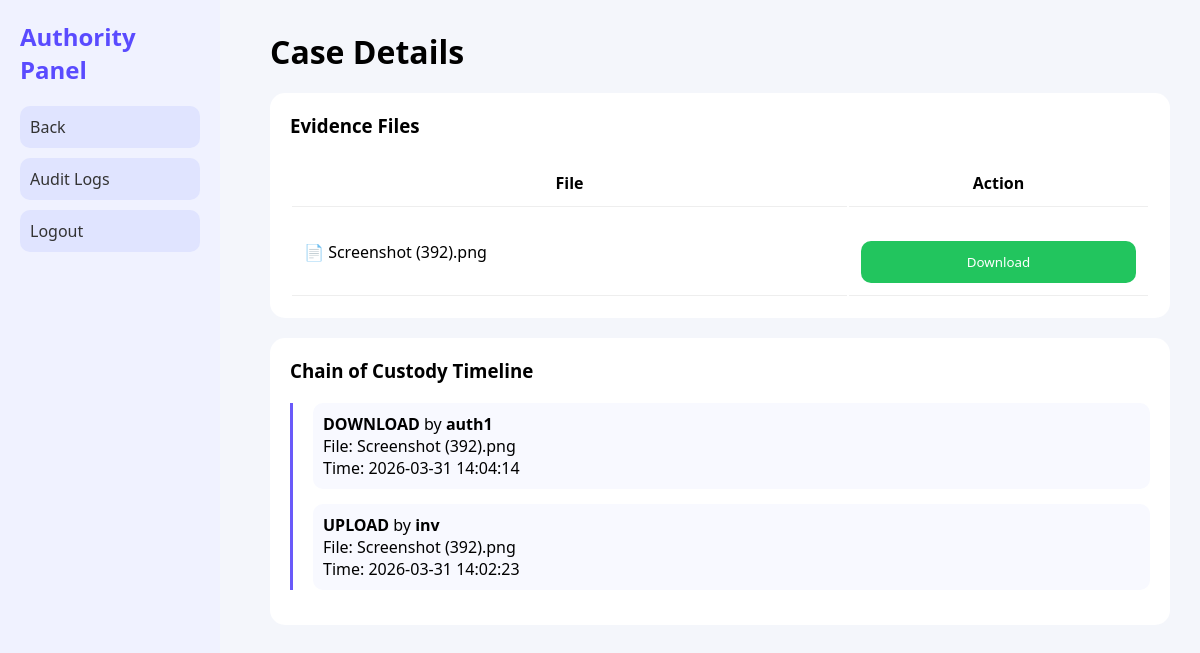
Page /case/2 (signed in) on the committed database.
### tables this page shows
CREATE TABLE evidence(
        id INTEGER PRIMARY KEY AUTOINCREMENT,
        filename TEXT,
        case_id INTEGER,
        hash TEXT,
        nonce BLOB,
        tag BLOB,
        key BLOB
    );

CREATE TABLE logs(
        id INTEGER PRIMARY KEY AUTOINCREMENT,
        file TEXT,
        case_id INTEGER,
        user TEXT,
        action TEXT,
        time TIMESTAMP DEFAULT CURRENT_TIMESTAMP
    );

### app.py (the view)
@app.route("/case/<int:id>")
def case_details(id):
    if "role" not in session or session["role"] != "Authority":
        return redirect("/login")
    db = get_db()
    evidence = db.execute(
        "SELECT * FROM evidence WHERE case_id=?", (id,)
    ).fetchall()
    logs = db.execute(
        "SELECT * FROM logs WHERE case_id=? ORDER BY time DESC", (id,)
    ).fetchall()
    return render_template(
        "case_details.html",
        evidence=evidence,
        logs=logs,
        case_id=id
    )

### app.py (called while the page is built)
def get_db():
    return sqlite3.connect("database.db")

### templates/case_details.html (shortened to what this page needs)
<!DOCTYPE html>
<html>
<head>
<link rel="stylesheet" href="/static/css/style.css">
</head>
<body>
<div class="sidebar">
    <h2>Authority Panel</h2>
    <a href="/authority">Back</a>
    <a href="/logs">Audit Logs</a>
    <a href="/logout">Logout</a>
</div>
<div class="main">
<h1>Case Details</h1>
<div class="box">
<h3>Evidence Files</h3>
<table>
<tr>
<th>File</th>
<th>Action</th>
</tr>
{% for e in evidence %}
<tr>
<td>📄 {{e[1]}}</td>
<td>
<a href="/download/{{e[0]}}">
<button class="btn btn-success">Download</button>
</a>
</td>
</tr>
{% endfor %}
</table>
</div>
<div class="box">
<h3>Chain of Custody Timeline</h3>
<div class="timeline">
{% for l in logs %}
<div class="event">
<strong>{{l[4]}}</strong> by <b>{{l[3]}}</b><br>
File: {{l[1]}}<br>
Time: {{l[5]}}
</div>
{% endfor %}
</div>
</div>
</div>
</body>
</html>

### static/css/style.css (style rules this page uses)
* { margin: 0; padding: 0; box-sizing: border-box; font-family: 'Segoe UI', sans-serif; }
body { background: #f4f6fb; }
.btn { width: 100%; padding: 12px; margin-top: 20px; border: none; border-radius: 10px; cursor: pointer; color: white; }
.btn-success { background: #22c55e; }
.sidebar { width: 220px; background: #f0f2ff; height: 100vh; padding: 20px; position: fixed; }
.sidebar h2 { color: #5a4bff; margin-bottom: 20px; }
.sidebar a { display: block; padding: 10px; background: #e0e4ff; margin: 10px 0; border-radius: 10px; text-decoration: none; color: #333; }
.main { margin-left: 240px; padding: 30px; }
.box { background: white; padding: 20px; border-radius: 15px; margin-top: 20px; }
table { width: 100%; margin-top: 20px; }
td, th { padding: 12px; border-bottom: 1px solid #eee; }

### templates/case_details.html (style rules this page uses)
.timeline { margin-top: 20px; border-left: 3px solid #6a5af9; padding-left: 20px; }
.event { margin-bottom: 15px; padding: 10px; background: #f8f9ff; border-radius: 10px; }

### rows in the picture
evidence: filename "Screenshot (392).png"
logs: action "DOWNLOAD", user "auth1", file "Screenshot (392).png", time "2026-03-31 14:04:14"
logs: action "UPLOAD", user "inv", file "Screenshot (392).png", time "2026-03-31 14:02:23"
